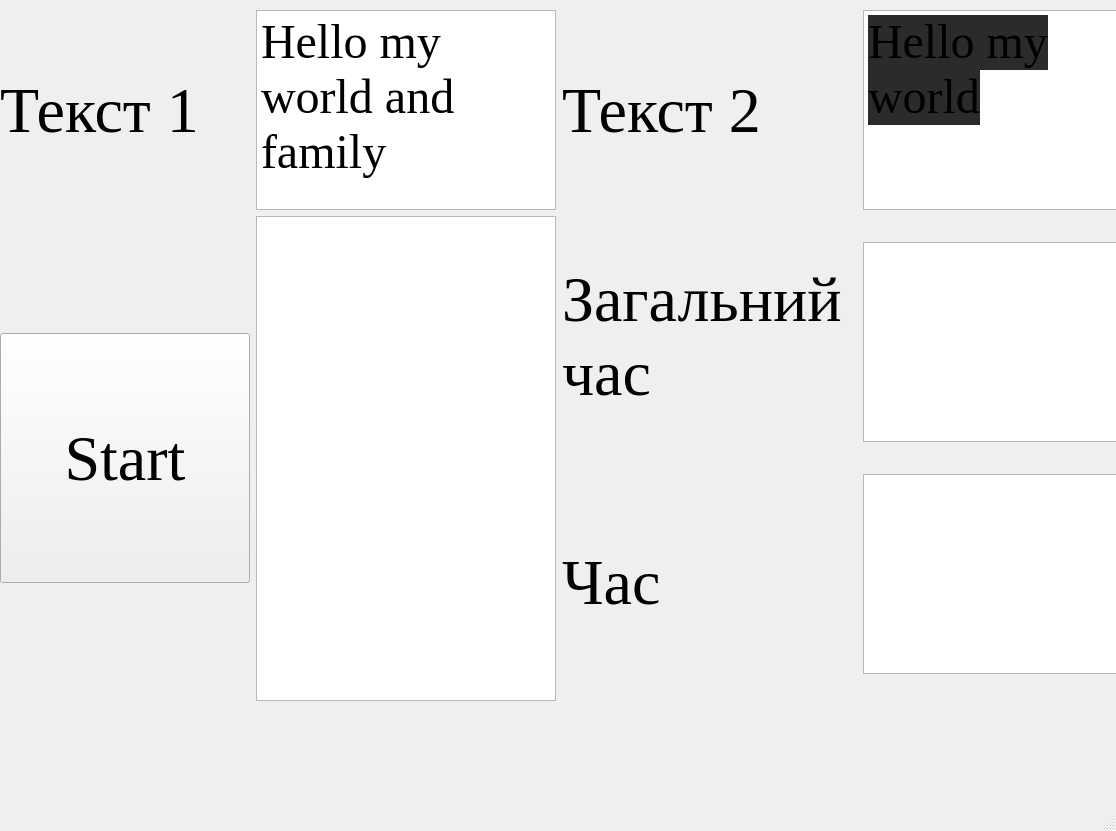
<?xml version="1.0" encoding="UTF-8"?>
<ui version="4.0">
 <class>MainWindow</class>
 <widget class="QMainWindow" name="MainWindow">
  <property name="geometry">
   <rect>
    <x>0</x>
    <y>0</y>
    <width>1116</width>
    <height>831</height>
   </rect>
  </property>
  <property name="windowTitle">
   <string>MainWindow</string>
  </property>
  <widget class="QWidget" name="centralwidget">
   <widget class="QWidget" name="gridLayoutWidget_2">
    <property name="geometry">
     <rect>
      <x>0</x>
      <y>10</y>
      <width>1163</width>
      <height>691</height>
     </rect>
    </property>
    <layout class="QGridLayout" name="gridLayout_2">
     <item row="1" column="0">
      <widget class="QPushButton" name="pushButton">
       <property name="minimumSize">
        <size>
         <width>250</width>
         <height>250</height>
        </size>
       </property>
       <property name="maximumSize">
        <size>
         <width>250</width>
         <height>16777215</height>
        </size>
       </property>
       <property name="font">
        <font>
         <family>Times New Roman</family>
         <pointsize>48</pointsize>
        </font>
       </property>
       <property name="text">
        <string>Start</string>
       </property>
      </widget>
     </item>
     <item row="0" column="1">
      <widget class="QTextEdit" name="text1">
       <property name="minimumSize">
        <size>
         <width>300</width>
         <height>100</height>
        </size>
       </property>
       <property name="maximumSize">
        <size>
         <width>300</width>
         <height>200</height>
        </size>
       </property>
       <property name="font">
        <font>
         <family>Times New Roman</family>
         <pointsize>36</pointsize>
        </font>
       </property>
       <property name="html">
        <string>&lt;!DOCTYPE HTML PUBLIC &quot;-//W3C//DTD HTML 4.0//EN&quot; &quot;http://www.w3.org/TR/REC-html40/strict.dtd&quot;&gt;
&lt;html&gt;&lt;head&gt;&lt;meta name=&quot;qrichtext&quot; content=&quot;1&quot; /&gt;&lt;style type=&quot;text/css&quot;&gt;
p, li { white-space: pre-wrap; }
&lt;/style&gt;&lt;/head&gt;&lt;body style=&quot; font-family:'Times New Roman'; font-size:36pt; font-weight:400; font-style:normal;&quot;&gt;
&lt;p style=&quot; margin-top:12px; margin-bottom:12px; margin-left:0px; margin-right:0px; -qt-block-indent:0; text-indent:0px;&quot;&gt;Hello my world and family&lt;/p&gt;&lt;/body&gt;&lt;/html&gt;</string>
       </property>
      </widget>
     </item>
     <item row="0" column="2">
      <widget class="QLabel" name="label_3">
       <property name="font">
        <font>
         <family>Times New Roman</family>
         <pointsize>48</pointsize>
        </font>
       </property>
       <property name="text">
        <string>Текст 2</string>
       </property>
      </widget>
     </item>
     <item row="0" column="3">
      <widget class="QTextEdit" name="text2">
       <property name="minimumSize">
        <size>
         <width>300</width>
         <height>100</height>
        </size>
       </property>
       <property name="maximumSize">
        <size>
         <width>300</width>
         <height>200</height>
        </size>
       </property>
       <property name="font">
        <font>
         <family>Times New Roman</family>
         <pointsize>36</pointsize>
        </font>
       </property>
       <property name="html">
        <string>&lt;!DOCTYPE HTML PUBLIC &quot;-//W3C//DTD HTML 4.0//EN&quot; &quot;http://www.w3.org/TR/REC-html40/strict.dtd&quot;&gt;
&lt;html&gt;&lt;head&gt;&lt;meta name=&quot;qrichtext&quot; content=&quot;1&quot; /&gt;&lt;style type=&quot;text/css&quot;&gt;
p, li { white-space: pre-wrap; }
&lt;/style&gt;&lt;/head&gt;&lt;body style=&quot; font-family:'Times New Roman'; font-size:36pt; font-weight:400; font-style:normal;&quot;&gt;
&lt;p style=&quot; margin-top:0px; margin-bottom:0px; margin-left:0px; margin-right:0px; -qt-block-indent:0; text-indent:0px;&quot;&gt;&lt;span style=&quot; background-color:#2b2b2b;&quot;&gt;Hello my world&lt;/span&gt;&lt;/p&gt;&lt;/body&gt;&lt;/html&gt;</string>
       </property>
      </widget>
     </item>
     <item row="0" column="0">
      <widget class="QLabel" name="label_2">
       <property name="font">
        <font>
         <family>Times New Roman</family>
         <pointsize>48</pointsize>
        </font>
       </property>
       <property name="text">
        <string>Текст 1</string>
       </property>
      </widget>
     </item>
     <item row="1" column="1">
      <widget class="QTextEdit" name="res">
       <property name="maximumSize">
        <size>
         <width>300</width>
         <height>16777215</height>
        </size>
       </property>
       <property name="font">
        <font>
         <family>Times</family>
         <pointsize>24</pointsize>
        </font>
       </property>
      </widget>
     </item>
     <item row="1" column="2">
      <layout class="QVBoxLayout" name="verticalLayout">
       <item>
        <widget class="QLabel" name="label_4">
         <property name="font">
          <font>
           <family>Times New Roman</family>
           <pointsize>48</pointsize>
          </font>
         </property>
         <property name="text">
          <string>Загальний
час</string>
         </property>
        </widget>
       </item>
       <item>
        <widget class="QLabel" name="label_5">
         <property name="font">
          <font>
           <family>Times New Roman</family>
           <pointsize>48</pointsize>
          </font>
         </property>
         <property name="text">
          <string>Час</string>
         </property>
        </widget>
       </item>
      </layout>
     </item>
     <item row="1" column="3">
      <layout class="QVBoxLayout" name="verticalLayout_2">
       <item>
        <widget class="QTextEdit" name="time">
         <property name="minimumSize">
          <size>
           <width>100</width>
           <height>100</height>
          </size>
         </property>
         <property name="maximumSize">
          <size>
           <width>300</width>
           <height>200</height>
          </size>
         </property>
         <property name="font">
          <font>
           <family>Times New Roman</family>
           <pointsize>36</pointsize>
          </font>
         </property>
         <property name="html">
          <string>&lt;!DOCTYPE HTML PUBLIC &quot;-//W3C//DTD HTML 4.0//EN&quot; &quot;http://www.w3.org/TR/REC-html40/strict.dtd&quot;&gt;
&lt;html&gt;&lt;head&gt;&lt;meta name=&quot;qrichtext&quot; content=&quot;1&quot; /&gt;&lt;style type=&quot;text/css&quot;&gt;
p, li { white-space: pre-wrap; }
&lt;/style&gt;&lt;/head&gt;&lt;body style=&quot; font-family:'Times New Roman'; font-size:36pt; font-weight:400; font-style:normal;&quot;&gt;
&lt;p style=&quot;-qt-paragraph-type:empty; margin-top:0px; margin-bottom:0px; margin-left:0px; margin-right:0px; -qt-block-indent:0; text-indent:0px;&quot;&gt;&lt;br /&gt;&lt;/p&gt;&lt;/body&gt;&lt;/html&gt;</string>
         </property>
        </widget>
       </item>
       <item>
        <widget class="QTextEdit" name="ttime">
         <property name="minimumSize">
          <size>
           <width>300</width>
           <height>100</height>
          </size>
         </property>
         <property name="maximumSize">
          <size>
           <width>100</width>
           <height>200</height>
          </size>
         </property>
         <property name="font">
          <font>
           <family>Times New Roman</family>
           <pointsize>36</pointsize>
          </font>
         </property>
         <property name="html">
          <string>&lt;!DOCTYPE HTML PUBLIC &quot;-//W3C//DTD HTML 4.0//EN&quot; &quot;http://www.w3.org/TR/REC-html40/strict.dtd&quot;&gt;
&lt;html&gt;&lt;head&gt;&lt;meta name=&quot;qrichtext&quot; content=&quot;1&quot; /&gt;&lt;style type=&quot;text/css&quot;&gt;
p, li { white-space: pre-wrap; }
&lt;/style&gt;&lt;/head&gt;&lt;body style=&quot; font-family:'Times New Roman'; font-size:36pt; font-weight:400; font-style:normal;&quot;&gt;
&lt;p style=&quot;-qt-paragraph-type:empty; margin-top:0px; margin-bottom:0px; margin-left:0px; margin-right:0px; -qt-block-indent:0; text-indent:0px;&quot;&gt;&lt;br /&gt;&lt;/p&gt;&lt;/body&gt;&lt;/html&gt;</string>
         </property>
        </widget>
       </item>
      </layout>
     </item>
    </layout>
   </widget>
  </widget>
  <widget class="QMenuBar" name="menubar">
   <property name="geometry">
    <rect>
     <x>0</x>
     <y>0</y>
     <width>1116</width>
     <height>21</height>
    </rect>
   </property>
  </widget>
  <widget class="QStatusBar" name="statusbar"/>
 </widget>
 <resources/>
 <connections/>
</ui>
